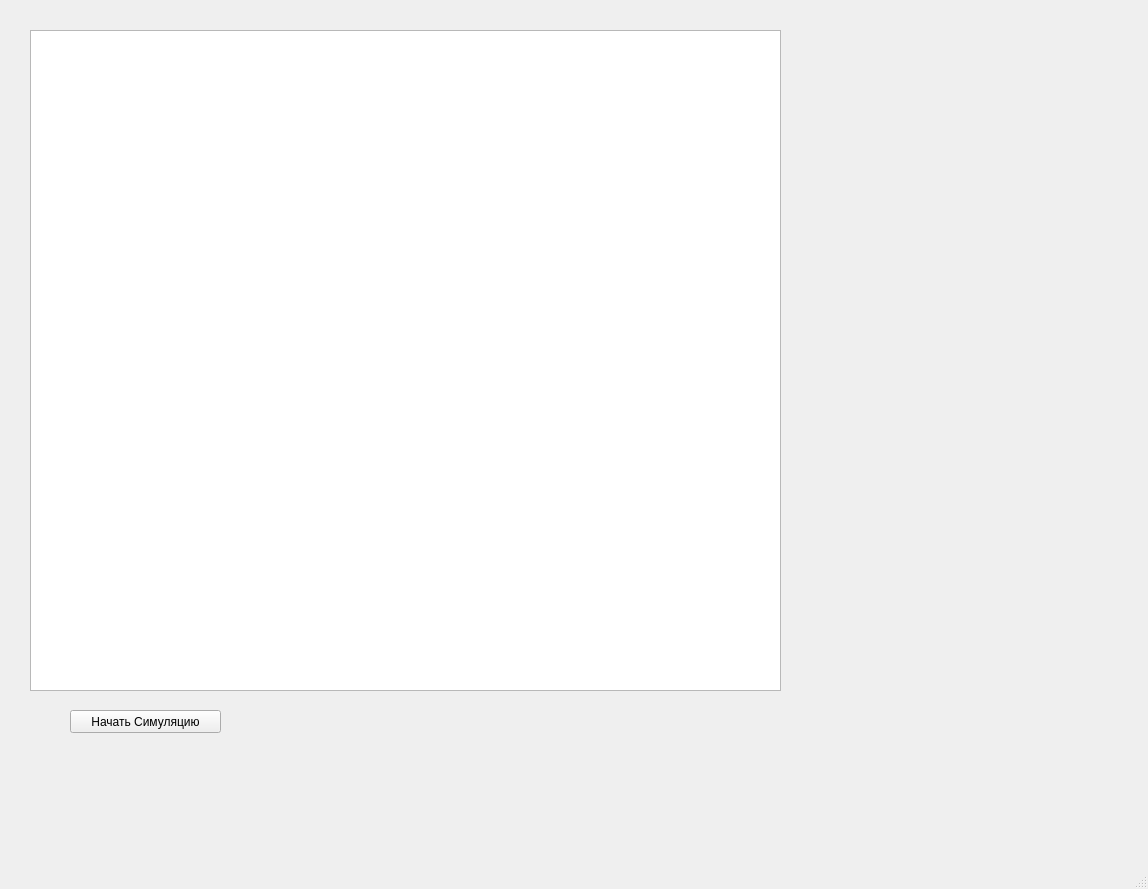
<?xml version="1.0" encoding="UTF-8"?>
<ui version="4.0">
 <class>MainWindow</class>
 <widget class="QMainWindow" name="MainWindow">
  <property name="geometry">
   <rect>
    <x>0</x>
    <y>0</y>
    <width>1148</width>
    <height>889</height>
   </rect>
  </property>
  <property name="windowTitle">
   <string>MainWindow</string>
  </property>
  <widget class="QWidget" name="centralwidget">
   <widget class="QTextBrowser" name="outputWidget">
    <property name="geometry">
     <rect>
      <x>30</x>
      <y>30</y>
      <width>751</width>
      <height>661</height>
     </rect>
    </property>
    <property name="mouseTracking">
     <bool>false</bool>
    </property>
    <property name="focusPolicy">
     <enum>Qt::NoFocus</enum>
    </property>
   </widget>
   <widget class="QPushButton" name="controlButton">
    <property name="geometry">
     <rect>
      <x>70</x>
      <y>710</y>
      <width>151</width>
      <height>23</height>
     </rect>
    </property>
    <property name="text">
     <string>Начать Симуляцию</string>
    </property>
   </widget>
  </widget>
  <widget class="QMenuBar" name="menubar">
   <property name="geometry">
    <rect>
     <x>0</x>
     <y>0</y>
     <width>1148</width>
     <height>21</height>
    </rect>
   </property>
  </widget>
  <widget class="QStatusBar" name="statusbar"/>
 </widget>
 <resources/>
 <connections/>
</ui>
